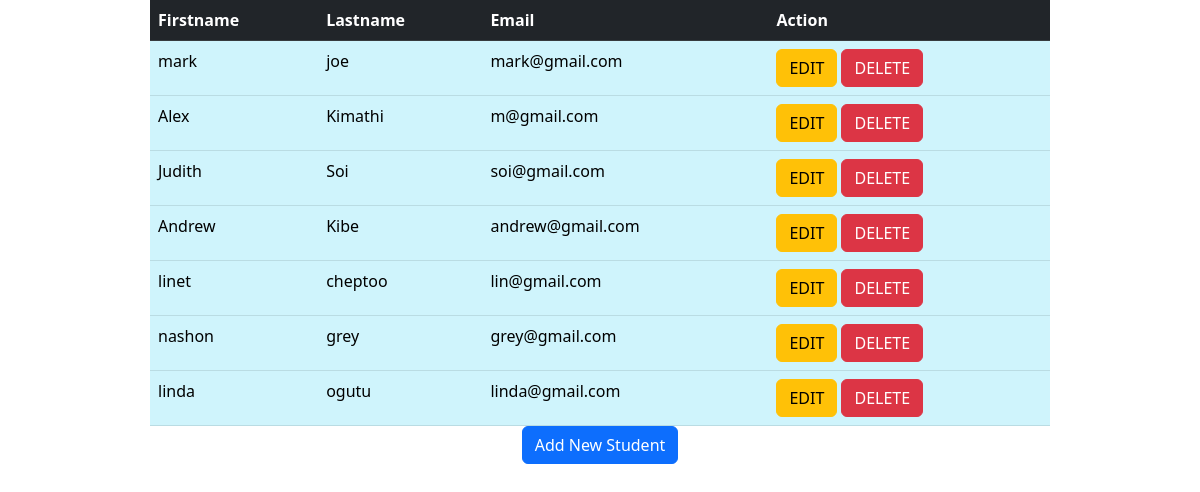
The page /show on the database its author committed.
### crudapp/models.py (models this page shows)
class Student(models.Model):
    firstname=models.CharField(max_length=200)
    lastname=models.CharField(max_length=200)
    email=models.EmailField()
    class Meta:
        db_table="student"

### crudapp/views.py (the view)
# urls.py: path('show', views.show),
def show(request):
    students = Student.objects.all()
    return render(request, 'show.html', {'students': students})

### templates/show.html (shortened to what this page needs)
<!DOCTYPE html>
<html lang="en">
<head>
    {% load static %}
    <link rel="stylesheet" href="{% static 'css/bootstrap.min.css' %}">
</head>
<body>
<table class="table table-info" style="height: 300px;width: 75%;margin: 0 auto">
   <thead class="table-dark">
   <tr>
       <th>Firstname</th>
       <th>Lastname</th>
       <th>Email</th>
       <th>Action</th>
   </tr>
   </thead>
    <tbody>
    {% for student in students %}
        <tr>
        <td>{{ student.firstname }}</td>
        <td>{{ student.lastname }}</td>
        <td>{{ student.email }}</td>
        <td>
            <a href="edit/{{ student.id }}" class="btn btn-warning">EDIT</a>
            <a href="delete/{{ student.id }}" class="btn btn-danger">DELETE</a>
        </td>
        </tr>
    {% endfor %}
    </tbody>
</table>
<center><a href="/index" class="btn btn-primary">Add New Student</a></center>
</body>
</html>

### rows shown on the page
Student: firstname "mark", lastname "joe", email "mark@gmail.com"
Student: firstname "Alex", lastname "Kimathi", email "m@gmail.com"
Student: firstname "Judith", lastname "Soi", email "soi@gmail.com"
Student: firstname "Andrew", lastname "Kibe", email "andrew@gmail.com"
Student: firstname "linet", lastname "cheptoo", email "lin@gmail.com"
Student: firstname "nashon", lastname "grey", email "grey@gmail.com"
Student: firstname "linda", lastname "ogutu", email "linda@gmail.com"
